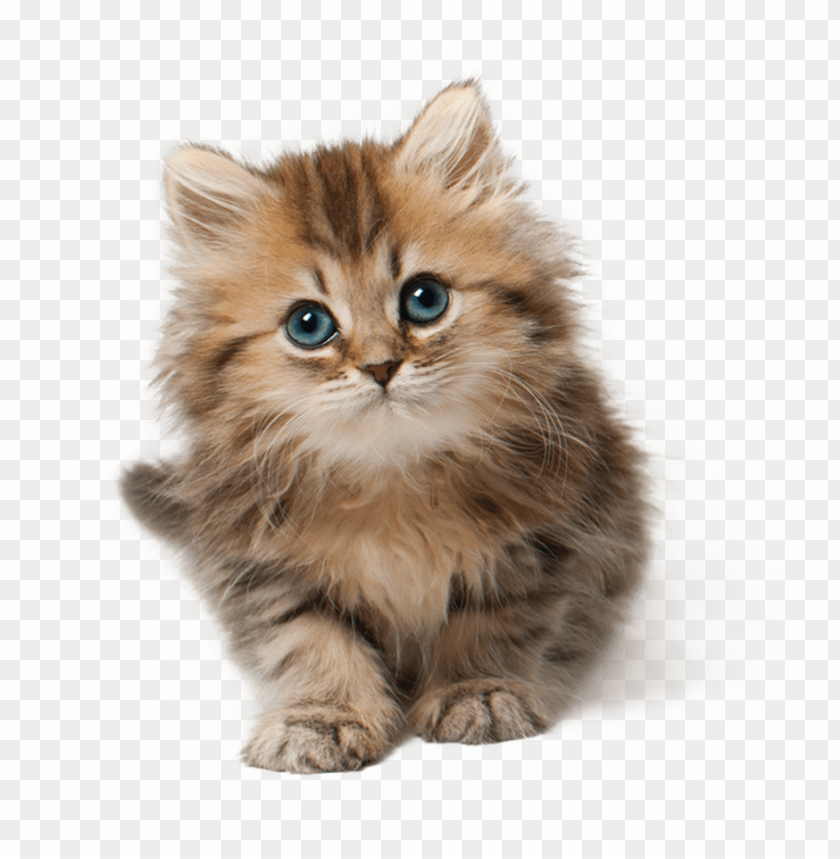
#> input picture resources/cat.png, 840 x 859 px
$ python chapter2.py
#> lines starting #> are read from the running program, lines starting #| are printed output that depends on the picture; after the words box and inside, x2 and y2 are one past the last pixel; in counts of white or black regions, pixels touching at a corner belong together
# Chapter 2 : Basic Functions

import cv2
import numpy as np


img = cv2.imread("resources/cat.png")
#> img is the input picture: shape (859, 840, 3); mean B, G, R 193.1, 200.9, 209.6
kernel = np.ones((5,5), np.uint8)

imgGray = cv2.cvtColor(img, cv2.COLOR_BGR2GRAY)
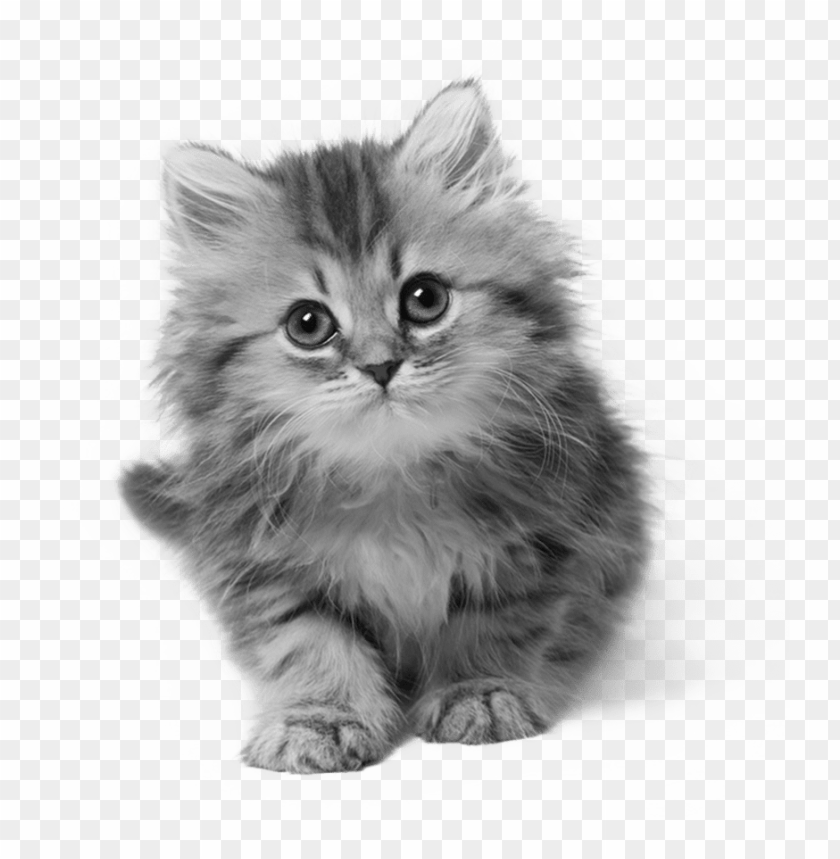
#> imgGray: shape (859, 840); min 10, max 255, mean 202.6
imgBlur = cv2.GaussianBlur(imgGray, (7,7), 0)
imgCanny = cv2.Canny(img, 150, 200)
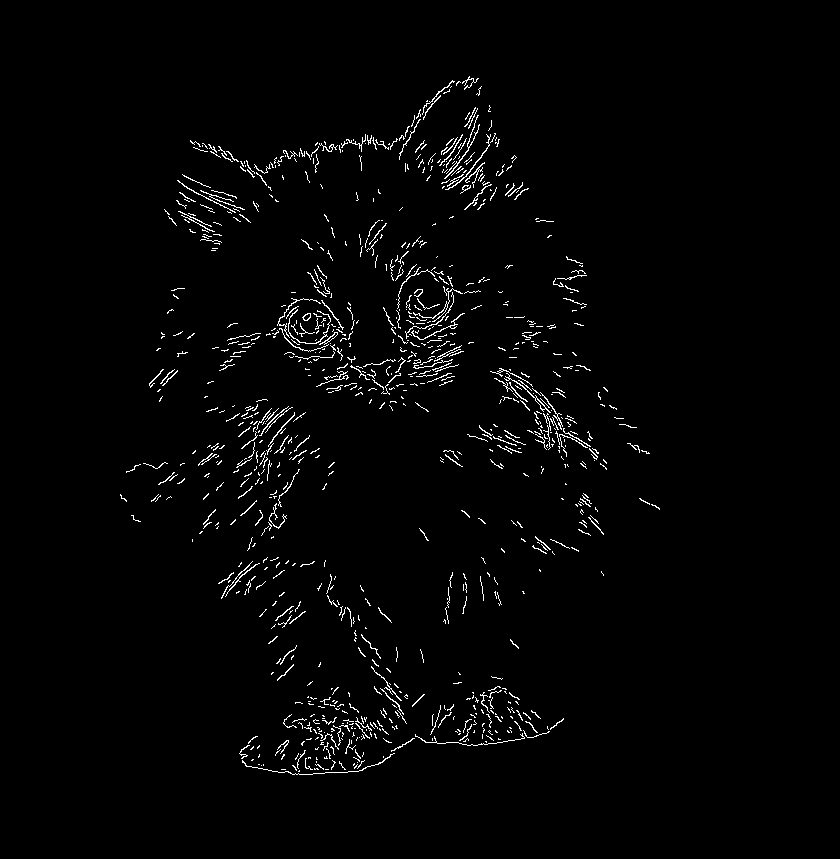
#> imgCanny: shape (859, 840); 1.9% white in thin lines or dots, all inside (x1, y1, x2, y2) = (120, 76, 660, 775)
imgDialation = cv2.dilate(imgCanny,kernel, iterations=1 )
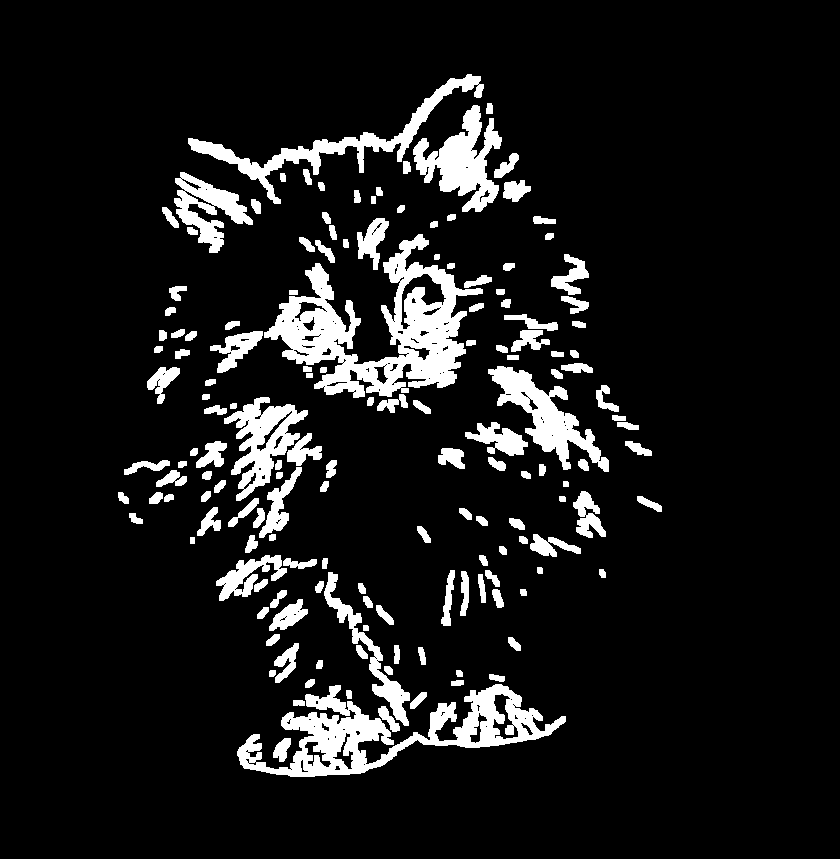
#> imgDialation: shape (859, 840); 9.9% white; 156 white regions, largest, box (x1, y1, x2, y2) and area: (264, 234, 483, 398) 13674, (237, 684, 566, 777) 10419, (188, 74, 484, 204) 4663
imgErode = cv2.erode(imgDialation, kernel, iterations=1)
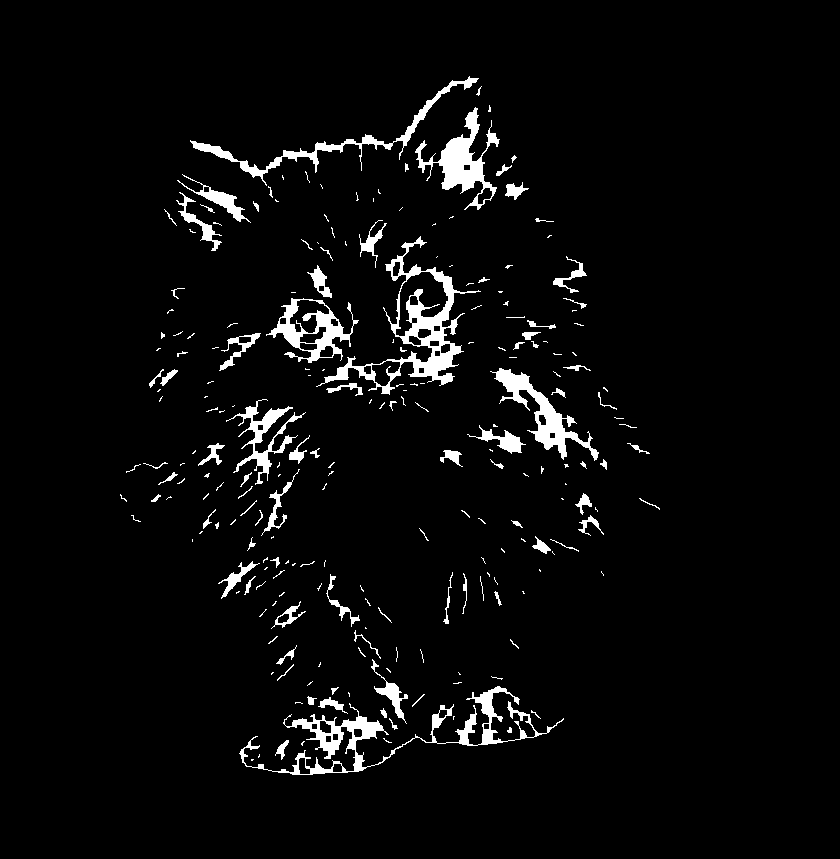
#> imgErode: shape (859, 840); 4% white; 229 white regions (138 under 20 px), largest, box (x1, y1, x2, y2) and area: (316, 236, 481, 395) 4267, (239, 686, 564, 775) 4100, (415, 107, 500, 210) 2537

#cv2.imshow("Gray Image", imgGray)
#cv2.imshow("Blur Image", imgBlur)
cv2.imshow("Canny Image", imgCanny)
cv2.imshow("Dilated Image", imgDialation)
cv2.imshow("Eroded Image", imgErode)
cv2.waitKey(0)

$ run again, with resources/shapes.png copied over resources/cat.png
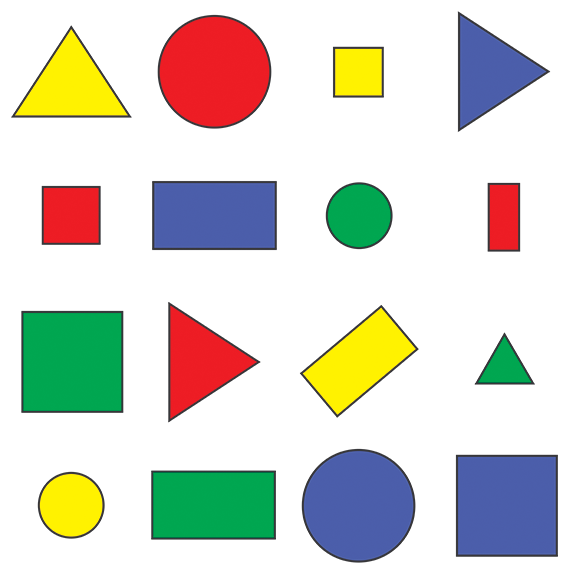
#> input picture resources/shapes.png, 576 x 577 px
#> img is the input picture: shape (577, 576, 3); mean B, G, R 205.1, 214.3, 214.2
#> `imgCanny = cv2.Canny(img, 150, 200)`:
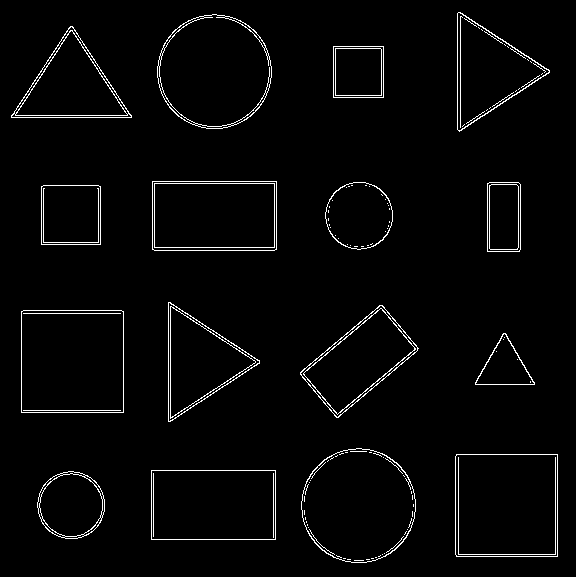
#> imgCanny: shape (577, 576); 2.6% white in thin lines or dots
#> imgDialation: shape (577, 576); 10.8% white; 16 white regions, largest, box (x1, y1, x2, y2) and area: (299, 446, 418, 565) 2946, (155, 12, 274, 131) 2923, (298, 303, 421, 420) 2919
#> `imgErode = cv2.erode(imgDialation, kernel, iterations=1)`:
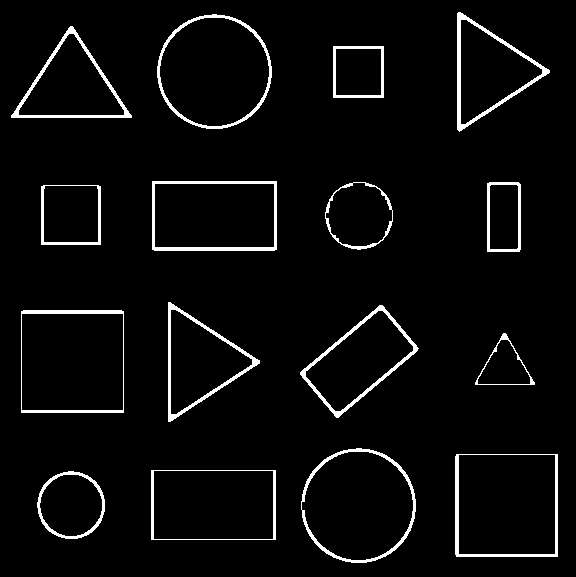
#> imgErode: shape (577, 576); 4.2% white; 16 white regions, largest, box (x1, y1, x2, y2) and area: (152, 181, 277, 251) 1249, (457, 12, 550, 132) 1246, (300, 305, 419, 418) 1163
